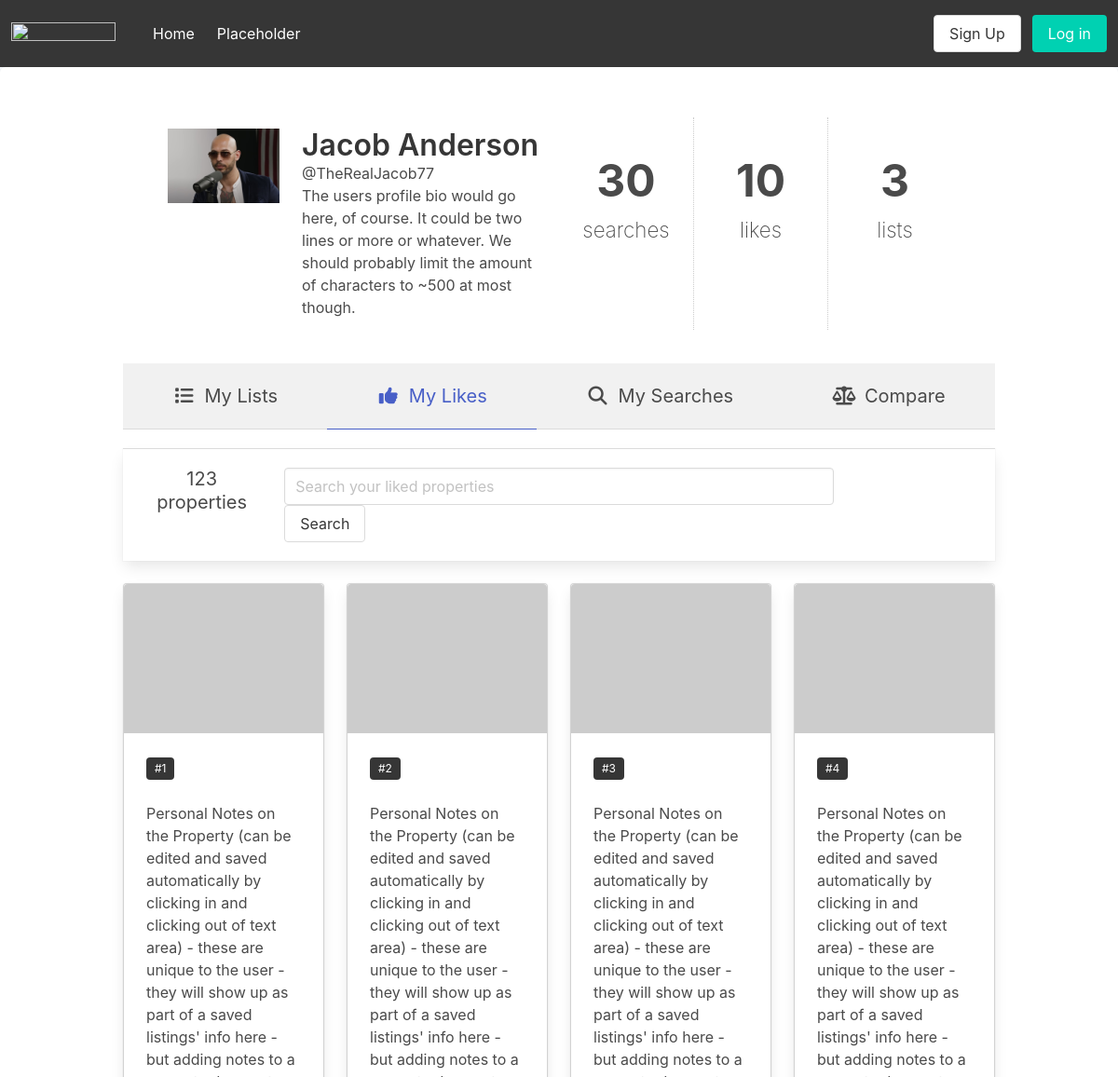
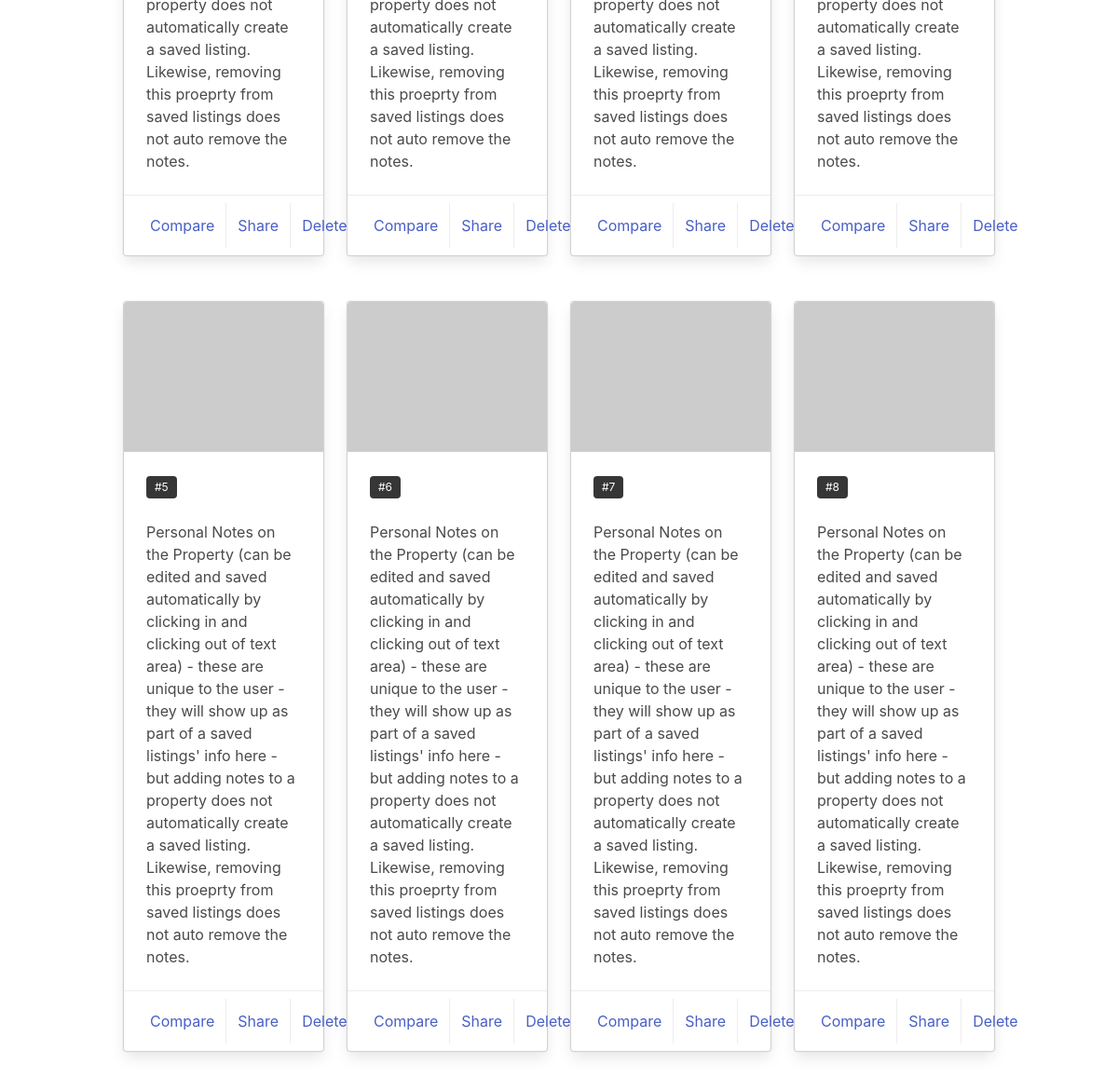
The page /user/1/ on the database its author committed (2 pictures, top to bottom).
### api/models.py (models this page shows, shortened)
class CustomUser(auth.models.AbstractUser, auth.models.PermissionsMixin):
    user_type_choices = (
        (0, 'Scout'),
        (1, 'Athlete'),
    )
    height_foot_options = (
        (4, '4'),
        (5, '5'),
        (6, '6'),
        (7, '7'),
    )
    height_inch_options = (
        (0, '0'),
        (1, '1'),
        (2, '2'),
        (3, '3'),
        (4, '4'),
        (5, '5'),
        (6, '6'),
        (7, '7'),
        (8, '8'),
        (9, '9'),
        (10, '10'),
        (11, '11'),
        (12, '12'),
    )
    weight_lb = models.IntegerField(default=140)
    height_ft = models.IntegerField(choices=height_foot_options, default=5)
    height_in = models.IntegerField(choices=height_inch_options, default=6)
    school = models.CharField(max_length=128, blank=True)
    profile_pic = models.ImageField(null=True, blank=True)
    user_type = models.PositiveSmallIntegerField(null=True, choices=user_type_choices)

### api/views.py (the view)
# urls.py: path('user/<int:pk>/', views.UserDetail.as_view(), name='user_detail_page'),
class UserDetail(DetailView):
    model = models.CustomUser
    template_name = 'user_detail.html'
    context_object_name = 'user_detail'

### templates/user_detail.html (shortened to what this page needs)
{% extends 'base.html' %}
{% load static %}
{% block bodyblock %}
<link rel="stylesheet" href="{% static 'css/user_detail.css' %}">
<section class = "is-link container">
<div class='columns'>
    <div class='container profile'>
      <div class='section profile-heading'>
        <div class='columns is-mobile is-multiline'>
          <div class='column is-2'>
            <span class='header-icon user-profile-image'>
              {% if user_detail.profile_pic %}
                <img src="{{ user_detail.profile_pic.url }}" alt="not found">
              {% else %}
                <img src='https://via.placeholder.com/250' alt="not found">
              {% endif %}
            </span>
          </div>
          <div class='column is-4-tablet is-10-mobile name'>
            <p>
              <span class='title is-bold'>{{user_detail.first_name}} {{user_detail.last_name}}</span>
              <br>
              <span class='title-is-size-4'>@{{user_detail.username}}</span>
              <br>
            </p>
            <p class='tagline'>
              The users profile bio would go here, of course. It could be two lines or more or whatever. We should probably limit the amount of characters to ~500 at most though.
            </p>
          </div>
          <div class='column is-2-tablet is-4-mobile has-text-centered'>
            <p class='stat-val'>30</p>
            <p class='stat-key'>searches</p>
          </div>
          <div class='column is-2-tablet is-4-mobile has-text-centered'>
            <p class='stat-val'>10</p>
            <p class='stat-key'>likes</p>
          </div>
          <div class='column is-2-tablet is-4-mobile has-text-centered'>
            <p class='stat-val'>3</p>
            <p class='stat-key'>lists</p>
          </div>
        </div>
      </div>
      <div class='profile-options is-fullwidth is-white'>
        <div class='tabs is-fullwidth is-medium'>
          <ul>
            <li class='link'>
              <a>
                <span class='icon'>
                  <i class='fa fa-list'></i>
                </span>
                <span>My Lists</span>
              </a>
            </li>
            <li class='link is-active'>
              <a>
                <span class='icon'>
                  <i class='fa fa-thumbs-up'></i>
                </span>
                <span>My Likes</span>
              </a>
            </li>
            <li class='link'>
              <a>
                <span class='icon'>
                  <i class='fa fa-search'></i>
                </span>
                <span>My Searches</span>
              </a>
            </li>
            <li class='link'>
              <a>
                <span class='icon'>
                  <i class='fa fa-balance-scale'></i>
                </span>
                <span>Compare</span>
              </a>
            </li>
          </ul>
        </div>
      </div>
      <div class='box' style='border-radius: 0px;'>
        <div class='columns'>
          <div class='column is-2-tablet user-property-count has-text-centered'>
            <p class='subtitle is-5'>
              123
              <br>
              properties
            </p>
          </div>
          <div class='column is-8'>
            <p class='control has-addons'>
              <input class='input' placeholder='Search your liked properties' style='width: 100% !important' type='text'>
              <button class='button'>
                Search
              </button>
            </p>
          </div>
        </div>
      </div>
      <div class='columns is-mobile'>
        <div class='column is-3-tablet is-6-mobile'>
          <div class='card'>
            <div class='card-image'>
              <figure class='image is-4by3'>
                <img alt='' src='http://placehold.it/300x225'>
              </figure>
            </div>
            <div class='card-content'>
              <div class='content'>
                <span class='tag is-dark subtitle'>#1</span>
                <p>Personal Notes on the Property (can be edited and saved automatically by clicking in and clicking out of text area) - these are unique to the user - they will show up as part of a saved listings' info here - but adding notes to a property does not automatically create a saved listing. Likewise, removing this proeprty from saved listings does not auto remove the notes.</p>
              </div>
            </div>
            <footer class='card-footer'>
              <a class='card-footer-item'>Compare</a>
              <a class='card-footer-item'>Share</a>
              <a class='card-footer-item'>Delete</a>
            </footer>
          </div>
          <br>
        </div>
        <div class='column is-3-tablet is-6-mobile'>
          <div class='card'>
            <div class='card-image'>
              <figure class='image is-4by3'>
                <img alt='' src='http://placehold.it/300x225'>
              </figure>
            </div>
            <div class='card-content'>
              <div class='content'>
                <span class='tag is-dark subtitle'>#2</span>
                <p>Personal Notes on the Property (can be edited and saved automatically by clicking in and clicking out of text area) - these are unique to the user - they will show up as part of a saved listings' info here - but adding notes to a property does not automatically create a saved listing. Likewise, removing this proeprty from saved listings does not auto remove the notes.</p>
              </div>
            </div>
            <footer class='card-footer'>
              <a class='card-footer-item'>Compare</a>
              <a class='card-footer-item'>Share</a>
              <a class='card-footer-item'>Delete</a>
            </footer>
          </div>
          <br>
        </div>
        <div class='column is-3'>
          <div class='card'>
            <div class='card-image'>
              <figure class='image is-4by3'>
                <img alt='' src='http://placehold.it/300x225'>
              </figure>
            </div>
            <div class='card-content'>
              <div class='content'>
                <span class='tag is-dark subtitle'>#3</span>
                <p>Personal Notes on the Property (can be edited and saved automatically by clicking in and clicking out of text area) - these are unique to the user - they will show up as part of a saved listings' info here - but adding notes to a property does not automatically create a saved listing. Likewise, removing this proeprty from saved listings does not auto remove the notes.</p>
              </div>
            </div>
            <footer class='card-footer'>
              <a class='card-footer-item'>Compare</a>
              <a class='card-footer-item'>Share</a>
              <a class='card-footer-item'>Delete</a>
            </footer>
          </div>
          <br>
        </div>
        <div class='column is-3'>
          <div class='card'>
            <div class='card-image'>
              <figure class='image is-4by3'>
                <img alt='' src='http://placehold.it/300x225'>
              </figure>
            </div>
            <div class='card-content'>
              <div class='content'>
                <span class='tag is-dark subtitle'>#4</span>
                <p>Personal Notes on the Property (can be edited and saved automatically by clicking in and clicking out of text area) - these are unique to the user - they will show up as part of a saved listings' info here - but adding notes to a property does not automatically create a saved listing. Likewise, removing this proeprty from saved listings does not auto remove the notes.</p>
              </div>
            </div>
            <footer class='card-footer'>
              <a class='card-footer-item'>Compare</a>
              <a class='card-footer-item'>Share</a>
              <a class='card-footer-item'>Delete</a>
            </footer>
          </div>
          <br>
        </div>
      </div>
      <div class='columns is-mobile'>
        <div class='column is-3'>
          <div class='card'>
            <div class='card-image'>
              <figure class='image is-4by3'>
                <img alt='' src='http://placehold.it/300x225'>
              </figure>
            </div>
            <div class='card-content'>
              <div class='content'>
                <span class='tag is-dark subtitle'>#5</span>
                <p>Personal Notes on the Property (can be edited and saved automatically by clicking in and clicking out of text area) - these are unique to the user - they will show up as part of a saved listings' info here - but adding notes to a property does not automatically create a saved listing. Likewise, removing this proeprty from saved listings does not auto remove the notes.</p>
              </div>
            </div>
            <footer class='card-footer'>
              <a class='card-footer-item'>Compare</a>
              <a class='card-footer-item'>Share</a>
              <a class='card-footer-item'>Delete</a>
            </footer>
          </div>
          <br>
        </div>
        <div class='column is-3'>
          <div class='card'>
            <div class='card-image'>
              <figure class='image is-4by3'>
                <img alt='' src='http://placehold.it/300x225'>
              </figure>
            </div>
            <div class='card-content'>
              <div class='content'>
                <span class='tag is-dark subtitle'>#6</span>
                <p>Personal Notes on the Property (can be edited and saved automatically by clicking in and clicking out of text area) - these are unique to the user - they will show up as part of a saved listings' info here - but adding notes to a property does not automatically create a saved listing. Likewise, removing this proeprty from saved listings does not auto remove the notes.</p>
              </div>
            </div>
            <footer class='card-footer'>
              <a class='card-footer-item'>Compare</a>
              <a class='card-footer-item'>Share</a>
              <a class='card-footer-item'>Delete</a>
            </footer>
          </div>
          <br>
        </div>
        <div class='column is-3'>
          <div class='card'>
            <div class='card-image'>
              <figure class='image is-4by3'>
                <img alt='' src='http://placehold.it/300x225'>
              </figure>
            </div>
            <div class='card-content'>
              <div class='content'>
                <span class='tag is-dark subtitle'>#7</span>
                <p>Personal Notes on the Property (can be edited and saved automatically by clicking in and clicking out of text area) - these are unique to the user - they will show up as part of a saved listings' info here - but adding notes to a property does not automatically create a saved listing. Likewise, removing this proeprty from saved listings does not auto remove the notes.</p>
              </div>
            </div>
            <footer class='card-footer'>
              <a class='card-footer-item'>Compare</a>
              <a class='card-footer-item'>Share</a>
              <a class='card-footer-item'>Delete</a>
            </footer>
          </div>
          <br>
        </div>
        <div class='column is-3'>
          <div class='card'>
            <div class='card-image'>
              <figure class='image is-4by3'>
                <img alt='' src='http://placehold.it/300x225'>
              </figure>
            </div>
            <div class='card-content'>
              <div class='content'>
                <span class='tag is-dark subtitle'>#8</span>
                <p>Personal Notes on the Property (can be edited and saved automatically by clicking in and clicking out of text area) - these are unique to the user - they will show up as part of a saved listings' info here - but adding notes to a property does not automatically create a saved listing. Likewise, removing this proeprty from saved listings does not auto remove the notes.</p>
              </div>
            </div>
            <footer class='card-footer'>
              <a class='card-footer-item'>Compare</a>
              <a class='card-footer-item'>Share</a>
              <a class='card-footer-item'>Delete</a>
            </footer>
          </div>
          <br>
        </div>
      </div>
    </div>
  </div>
</section>
{% endblock bodyblock %}

### static/css/user_detail.css (style rules this page uses)
body { background: #F5F7FA }
.stat-val { font-size: 3em; padding-top: 20px; font-weight: bold; }
.stat-key { font-size: 1.4em; font-weight: 200 }
.section.profile-heading .column.is-2-tablet.has-text-centered + .has-text-centered { border-left: 1px dotted rgba(0, 0, 0, .2); }
.container.profile { margin-top: 1%; }
.container.profile .profile-options .tabs ul li.link a { margin-bottom: 20px; padding: 20px; background-color: #F1F1F1; }

### rows shown on the page
CustomUser: profile_pic (picture), first_name "Jacob", last_name "Anderson", username "TheRealJacob77"
